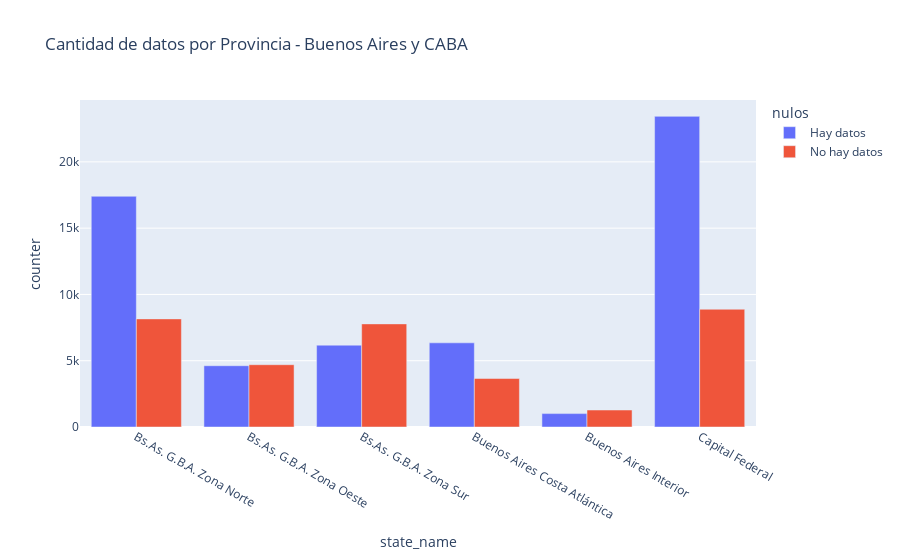

Notebook source saved alongside this figure:
### Code cell
#imprimimos gráfico
fig = px.bar(baires_group1, x="state_name", y="counter",
             color='nulos', barmode='group',
             height=400, title = "Cantidad de datos por Provincia - Buenos Aires y CABA")
fig.show()

### Figure 1 — Plotly figure (JSON) as saved in the notebook; plotly's stock layout.template omitted (floating-point values rounded to 4 significant figures)
{"data": [{"alignmentgroup": "True", "hovertemplate": "nulos=Hay datos<br>state_name=%{x}<br>counter=%{y}<extra></extra>", "legendgroup": "Hay datos", "marker": {"color": "#636efa"}, "name": "Hay datos", "offsetgroup": "Hay datos", "orientation": "v", "showlegend": true, "textposition": "auto", "type": "bar", "x": ["Bs.As. G.B.A. Zona Norte", "Bs.As. G.B.A. Zona Oeste", "Bs.As. G.B.A. Zona Sur", "Buenos Aires Costa Atlántica", "Buenos Aires Interior", "Capital Federal"], "xaxis": "x", "y": [17405, 4623, 6173, 6350, 1011, 23434], "yaxis": "y"}, {"alignmentgroup": "True", "hovertemplate": "nulos=No hay datos<br>state_name=%{x}<br>counter=%{y}<extra></extra>", "legendgroup": "No hay datos", "marker": {"color": "#EF553B"}, "name": "No hay datos", "offsetgroup": "No hay datos", "orientation": "v", "showlegend": true, "textposition": "auto", "type": "bar", "x": ["Bs.As. G.B.A. Zona Norte", "Bs.As. G.B.A. Zona Oeste", "Bs.As. G.B.A. Zona Sur", "Buenos Aires Costa Atlántica", "Buenos Aires Interior", "Capital Federal"], "xaxis": "x", "y": [8155, 4699, 7779, 3656, 1280, 8882], "yaxis": "y"}], "layout": {"autosize": true, "barmode": "group", "legend": {"title": {"text": "nulos"}, "tracegroupgap": 0}, "title": {"text": "Cantidad de datos por Provincia - Buenos Aires y CABA"}, "xaxis": {"anchor": "y", "autorange": true, "domain": [0, 1], "range": [-0.5, 5.5], "title": {"text": "state_name"}, "type": "category"}, "yaxis": {"anchor": "x", "autorange": true, "domain": [0, 1], "range": [0, 24670.0], "title": {"text": "counter"}, "type": "linear"}}}
